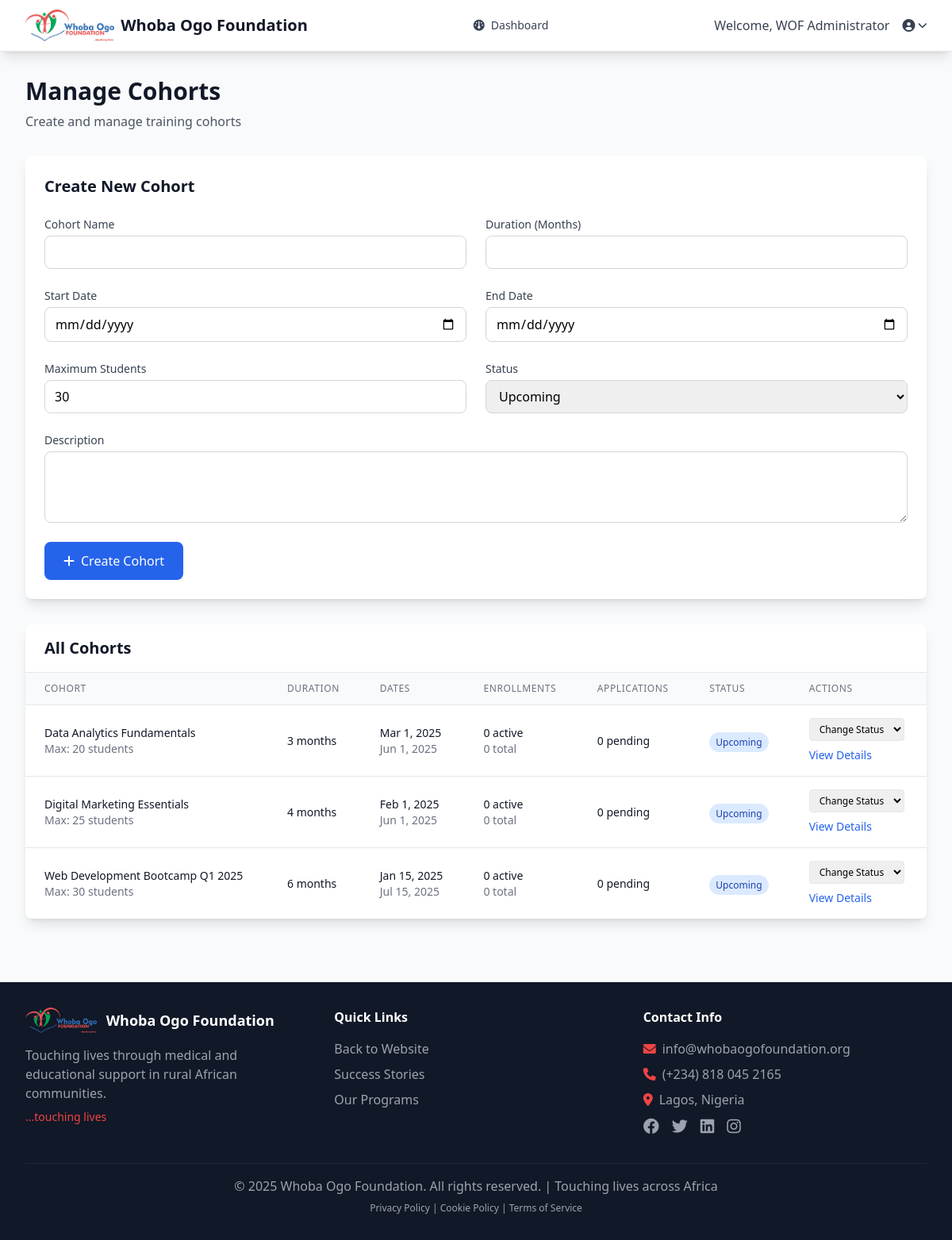
Page /admin/cohorts.php (signed in) on the committed database.
### tables this page shows
CREATE TABLE IF NOT EXISTS cohorts (
    id INT AUTO_INCREMENT PRIMARY KEY,
    name VARCHAR(100) NOT NULL,
    description TEXT DEFAULT NULL,
    course_type VARCHAR(100) DEFAULT NULL,
    duration_months INT NOT NULL,
    start_date DATE NOT NULL,
    end_date DATE NOT NULL,
    max_students INT DEFAULT 50,
    status ENUM('upcoming', 'active', 'completed') DEFAULT 'upcoming',
    cohort_image VARCHAR(255) DEFAULT NULL,
    course_outline TEXT DEFAULT NULL,
    created_at TIMESTAMP DEFAULT CURRENT_TIMESTAMP,
    updated_at TIMESTAMP DEFAULT CURRENT_TIMESTAMP ON UPDATE CURRENT_TIMESTAMP,
    INDEX idx_status (status),
    INDEX idx_course_type (course_type),
    INDEX idx_start_date (start_date)
);

### classes/Database.php (called while the page is built, shortened)
<?php
class Database {
    private $host = DB_HOST;
    private $user = DB_USER;
    private $pass = DB_PASS;
    private $dbname = DB_NAME;
    private $conn;
    private $stmt;
    public function __construct() {
        $dsn = 'mysql:host=' . $this->host . ';dbname=' . $this->dbname;
        $options = array(
            PDO::ATTR_PERSISTENT => true,
            PDO::ATTR_ERRMODE => PDO::ERRMODE_EXCEPTION,
            PDO::ATTR_DEFAULT_FETCH_MODE => PDO::FETCH_ASSOC
        );
        try {
            $this->conn = new PDO($dsn, $this->user, $this->pass, $options);
        } catch(PDOException $e) {
            $this->error = $e->getMessage();
            echo 'Connection Error: ' . $this->error;
        }
    }
    public function query($query) {
        $this->stmt = $this->conn->prepare($query);
    }
    public function bind($param, $value, $type = null) {
        if(is_null($type)) {
            switch(true) {
                case is_int($value):
                    $type = PDO::PARAM_INT;
                    break;
            }
        }
        $this->stmt->bindValue($param, $value, $type);
    }
    public function execute() {
        return $this->stmt->execute();
    }
    public function resultSet() {
        $this->execute();
        return $this->stmt->fetchAll();
    }
}
?>

### admin/cohorts.php (the view, shortened to what this page needs)
<?php
include 'includes/header.php';
$db = new Database();
$db->query('SELECT c.*,
           (SELECT COUNT(*) FROM enrollments e WHERE e.cohort_id = c.id) as total_enrollments,
           (SELECT COUNT(*) FROM enrollments e WHERE e.cohort_id = c.id AND e.status = "enrolled") as active_enrollments,
           (SELECT COUNT(*) FROM applications a WHERE a.cohort_id = c.id AND a.status = "pending") as pending_applications
           FROM cohorts c
           ORDER BY c.start_date DESC');
$cohorts = $db->resultSet();
?>
<div class="max-w-7xl mx-auto py-8 px-4 sm:px-6 lg:px-8">
    <div class="mb-8">
        <h1 class="text-3xl font-bold text-gray-900">Manage Cohorts</h1>
        <p class="text-gray-600 mt-2">Create and manage training cohorts</p>
    </div>
    <div class="bg-white rounded-lg shadow-lg p-6 mb-8">
        <h2 class="text-xl font-bold text-gray-900 mb-6">Create New Cohort</h2>
        <form method="POST" class="grid grid-cols-1 md:grid-cols-2 gap-6">
            <div>
                <label for="name" class="block text-sm font-medium text-gray-700">Cohort Name</label>
                <input type="text" id="name" name="name" required
                       class="mt-1 block w-full px-3 py-2 border border-gray-300 rounded-lg focus:outline-none focus:ring-primary focus:border-primary">
            </div>
            <div>
                <label for="duration_months" class="block text-sm font-medium text-gray-700">Duration (Months)</label>
                <input type="number" id="duration_months" name="duration_months" min="1" max="24" required
                       class="mt-1 block w-full px-3 py-2 border border-gray-300 rounded-lg focus:outline-none focus:ring-primary focus:border-primary">
            </div>
            <div>
                <label for="start_date" class="block text-sm font-medium text-gray-700">Start Date</label>
                <input type="date" id="start_date" name="start_date" required
                       class="mt-1 block w-full px-3 py-2 border border-gray-300 rounded-lg focus:outline-none focus:ring-primary focus:border-primary">
            </div>
            <div>
                <label for="end_date" class="block text-sm font-medium text-gray-700">End Date</label>
                <input type="date" id="end_date" name="end_date" required
                       class="mt-1 block w-full px-3 py-2 border border-gray-300 rounded-lg focus:outline-none focus:ring-primary focus:border-primary">
            </div>
            <div>
                <label for="max_students" class="block text-sm font-medium text-gray-700">Maximum Students</label>
                <input type="number" id="max_students" name="max_students" min="1" value="30"
                       class="mt-1 block w-full px-3 py-2 border border-gray-300 rounded-lg focus:outline-none focus:ring-primary focus:border-primary">
            </div>
            <div>
                <label for="status" class="block text-sm font-medium text-gray-700">Status</label>
                <select id="status" name="status" required
                        class="mt-1 block w-full px-3 py-2 border border-gray-300 rounded-lg focus:outline-none focus:ring-primary focus:border-primary">
                    <option value="upcoming">Upcoming</option>
                </select>
            </div>
            <div class="md:col-span-2">
                <label for="description" class="block text-sm font-medium text-gray-700">Description</label>
                <textarea id="description" name="description" rows="3"
                          class="mt-1 block w-full px-3 py-2 border border-gray-300 rounded-lg focus:outline-none focus:ring-primary focus:border-primary"></textarea>
            </div>
            <div class="md:col-span-2">
                <button type="submit" name="create_cohort" class="bg-primary text-white px-6 py-3 rounded-lg hover:bg-blue-700 transition">
                    <i class="fas fa-plus mr-2"></i>Create Cohort
                </button>
            </div>
        </form>
    </div>
    <div class="bg-white rounded-lg shadow-lg overflow-hidden">
        <div class="px-6 py-4 border-b border-gray-200">
            <h2 class="text-xl font-semibold text-gray-900">All Cohorts</h2>
        </div>
        <div class="overflow-x-auto">
            <table class="min-w-full divide-y divide-gray-200">
                <thead class="bg-gray-50">
                    <tr>
                        <th class="px-6 py-3 text-left text-xs font-medium text-gray-500 uppercase tracking-wider">Cohort</th>
                        <th class="px-6 py-3 text-left text-xs font-medium text-gray-500 uppercase tracking-wider">Duration</th>
                        <th class="px-6 py-3 text-left text-xs font-medium text-gray-500 uppercase tracking-wider">Dates</th>
                        <th class="px-6 py-3 text-left text-xs font-medium text-gray-500 uppercase tracking-wider">Enrollments</th>
                        <th class="px-6 py-3 text-left text-xs font-medium text-gray-500 uppercase tracking-wider">Applications</th>
                        <th class="px-6 py-3 text-left text-xs font-medium text-gray-500 uppercase tracking-wider">Status</th>
                        <th class="px-6 py-3 text-left text-xs font-medium text-gray-500 uppercase tracking-wider">Actions</th>
                    </tr>
                </thead>
                <tbody class="bg-white divide-y divide-gray-200">
                    <?php foreach($cohorts as $cohort): ?>
                        <tr>
                            <td class="px-6 py-4 whitespace-nowrap">
                                <div>
                                    <div class="text-sm font-medium text-gray-900"><?php echo htmlspecialchars($cohort['name']); ?></div>
                                    <div class="text-sm text-gray-500">Max: <?php echo $cohort['max_students']; ?> students</div>
                                </div>
                            </td>
                            <td class="px-6 py-4 whitespace-nowrap text-sm text-gray-900">
                                <?php echo $cohort['duration_months']; ?> months
                            </td>
                            <td class="px-6 py-4 whitespace-nowrap text-sm text-gray-900">
                                <div><?php echo date('M j, Y', strtotime($cohort['start_date'])); ?></div>
                                <div class="text-gray-500"><?php echo date('M j, Y', strtotime($cohort['end_date'])); ?></div>
                            </td>
                            <td class="px-6 py-4 whitespace-nowrap text-sm text-gray-900">
                                <div><?php echo $cohort['active_enrollments']; ?> active</div>
                                <div class="text-gray-500"><?php echo $cohort['total_enrollments']; ?> total</div>
                            </td>
                            <td class="px-6 py-4 whitespace-nowrap text-sm text-gray-900">
                                <?php echo $cohort['pending_applications']; ?> pending
                            </td>
                            <td class="px-6 py-4 whitespace-nowrap">
                                <span class="px-2 py-1 text-xs rounded-full
                                    <?php if($cohort['status'] === 'active'): ?>bg-green-100 text-green-800<?php endif; ?>
                                    <?php if($cohort['status'] === 'upcoming'): ?>bg-blue-100 text-blue-800<?php endif; ?>
                                    <?php if($cohort['status'] === 'completed'): ?>bg-gray-100 text-gray-800<?php endif; ?>">
                                    <?php echo ucfirst($cohort['status']); ?>
                                </span>
                            </td>
                            <td class="px-6 py-4 whitespace-nowrap text-sm font-medium">
                                <div class="flex flex-col space-y-2">
                                    <form method="POST" class="inline">
                                        <select name="new_status" onchange="this.form.submit()" class="text-xs border rounded px-2 py-1">
                                            <option value="">Change Status</option>
                                        </select>
                                    </form>
                                    <a href="cohort_details.php?id=<?php echo $cohort['id']; ?>"
                                       class="text-primary hover:text-blue-900">View Details</a>
                                </div>
                            </td>
                        </tr>
                    <?php endforeach; ?>
                </tbody>
            </table>
        </div>
    </div>
</div>
<?php include '../includes/footer.php'; ?>

### rows in the picture
cohorts: name "Data Analytics Fundamentals", max_students "20", duration_months "3", start_date "Mar 1, 2025", end_date "Jun 1, 2025", active_enrollments "0", total_enrollments "0", pending_applications "0", status "Upcoming"
cohorts: name "Digital Marketing Essentials", max_students "25", duration_months "4", start_date "Feb 1, 2025", end_date "Jun 1, 2025", active_enrollments "0", total_enrollments "0", pending_applications "0", status "Upcoming"
cohorts: name "Web Development Bootcamp Q1 2025", max_students "30", duration_months "6", start_date "Jan 15, 2025", end_date "Jul 15, 2025", active_enrollments "0", total_enrollments "0", pending_applications "0", status "Upcoming"

### other values in the picture
APP_NAME "Whoba Ogo Foundation"
$_SESSION['full_name'] "WOF Administrator"
